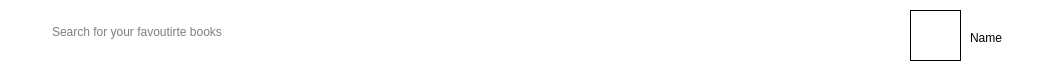
    <widget class="QWidget" name="searchBar_QW" native="true">
     <property name="geometry">
      <rect>
       <x>180</x>
       <y>0</y>
       <width>1051</width>
       <height>71</height>
      </rect>
     </property>
     <property name="styleSheet">
      <string notr="true">background-color:white;</string>
     </property>
     <widget class="QLabel" name="label_3">
      <property name="geometry">
       <rect>
        <x>10</x>
        <y>20</y>
        <width>31</width>
        <height>21</height>
       </rect>
      </property>
      <property name="styleSheet">
       <string notr="true">image: url(:/Resources/Images/search.png);</string>
      </property>
      <property name="text">
       <string/>
      </property>
     </widget>
     <widget class="QLineEdit" name="search_LE">
      <property name="geometry">
       <rect>
        <x>50</x>
        <y>20</y>
        <width>711</width>
        <height>24</height>
       </rect>
      </property>
      <property name="styleSheet">
       <string notr="true">border: none;
font: 12pt &quot;Segoe UI&quot;;</string>
      </property>
      <property name="text">
       <string/>
      </property>
      <property name="placeholderText">
       <string>Search for your favoutirte books</string>
      </property>
     </widget>
     <widget class="QLabel" name="pfp_LA">
      <property name="geometry">
       <rect>
        <x>910</x>
        <y>10</y>
        <width>51</width>
        <height>51</height>
       </rect>
      </property>
      <property name="styleSheet">
       <string notr="true">border: 1px solid black;</string>
      </property>
      <property name="text">
       <string/>
      </property>
     </widget>
     <widget class="QLabel" name="name_LA">
      <property name="geometry">
       <rect>
        <x>970</x>
        <y>30</y>
        <width>49</width>
        <height>16</height>
       </rect>
      </property>
      <property name="text">
       <string>Name</string>
      </property>
     </widget>
     <widget class="QLabel" name="label_6">
      <property name="geometry">
       <rect>
        <x>1010</x>
        <y>30</y>
        <width>21</width>
        <height>16</height>
       </rect>
      </property>
      <property name="styleSheet">
       <string notr="true">image: url(:/Resources/Images/Chevron Down.png);</string>
      </property>
      <property name="text">
       <string/>
      </property>
     </widget>
    </widget>
